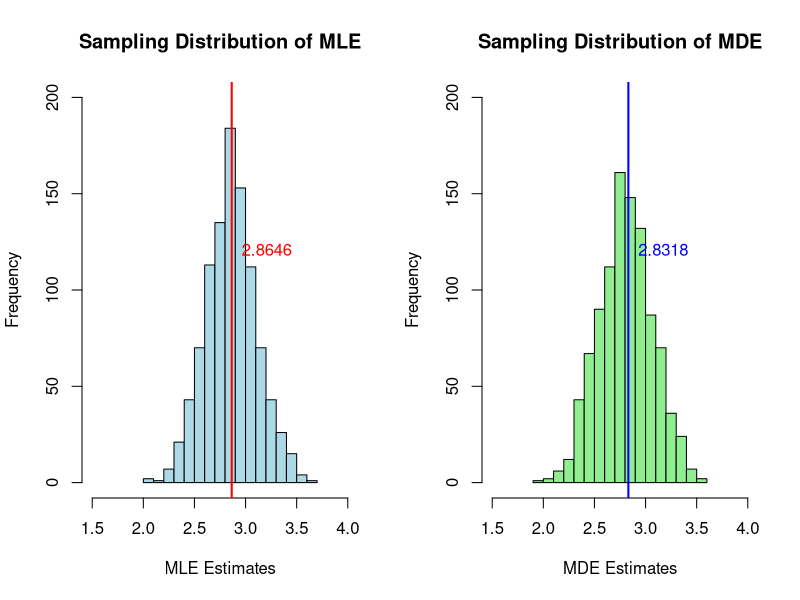

R code for this plot:
# Function to test if the convergence criteria is met
testConvergence <- function(thetaNew, thetaOld, tolerance = 1e-10, relative = FALSE) {
  # Calculate absolute difference and compare with tolerance
  sum(abs(thetaNew - thetaOld)) < if (relative)
    # For relative tolerance, scale by thetaOld's magnitude
    tolerance * sum(abs(thetaOld)) else tolerance
}

# Function to compute Empirical Cumulative Distribution Function (ECDF)
ecdf <- function(y) {
  n <- length(y)  # Get length of vector y
  ecdf_val <- numeric(n)  # Initialize an empty vector to store ECDF values
  
  # Calculate ECDF at each point in y
  for (i in 1:length(y)) {
    # Count all values <= current value y[i] and take the mean
    a <- ifelse(y <= y[i], 1, 0)
    mn <- mean(a)
    ecdf_val[i] <- mn  # Store ECDF value
  }
  return(ecdf_val)  # Return vector of ECDF values
}

# Factory function to create the psi and psiPrime functions used in minimum distance estimation (MDE)
createMDEPsiFns <- function(y) {
  n <- length(y)   # Length of input data y
  ecdf_v <- ecdf(y)  # Calculate the empirical CDF for y
  
  # Define the psi function based on input theta
  psi <- function(theta) {
    poisson_cdf <- ppois(y, theta)         # Calculate Poisson CDF for each y given theta
    poisson_m1 <- ppois(y - 1, theta)      # Poisson CDF shifted by 1 for calculating derivative
    (2 / n) * sum((poisson_cdf - ecdf_v) * (poisson_m1 - poisson_cdf))  # Compute psi
  }
  
  # Define the psiPrime function, the derivative of psi, for use in Newton's method
  psiPrime <- function(theta) {
    poisson_cdf <- ppois(y, theta)
    poisson_m1 <- ppois(y - 1, theta)
    poisson_m2 <- ppois(y - 2, theta)
    
    # Calculate the derivative using a second-order difference approximation
    (2 / n) * sum((poisson_m1 - poisson_cdf)^2 + 
                    (poisson_cdf - ecdf_v) * (poisson_m2 - 2 * poisson_m1 + poisson_cdf))
  }
  
  # Return both psi and psiPrime as a list
  list(psi = psi, psiPrime = psiPrime)
}

# Newton's method function to find the theta value that minimizes psi function
Newton <- function(theta = 0,
                   psiFn, 
                   psiPrimeFn, 
                   testConvergenceFn = testConvergence,
                   maxIterations = 100, 
                   tolerance = 1E-6,    
                   relative = FALSE) {

  converged <- FALSE  # Initialize convergence status as FALSE
  i <- 0              # Initialize iteration counter
  
  # Iterate until convergence criteria is met or maximum iterations reached
  while (!converged & i <= maxIterations) {
    # Update theta using Newton's update rule
    thetaNew <- theta - psiFn(theta) / psiPrimeFn(theta)
    
    # Check if updated theta has converged
    converged <- testConvergenceFn(thetaNew, theta,
                                   tolerance = tolerance,
                                   relative = relative)
    theta <- thetaNew  # Update theta for next iteration
    i <- i + 1         # Increment iteration counter
  }
  
  # Return theta value, convergence status, iteration count, and final psi value
  list(theta = theta,
       converged = converged,
       iteration = i,
       fnValue = psiFn(theta))
} 

# Load Edmonton Oilers game data and filter by "all" situations
edm_data <- read.csv("data/EDM.csv", 
                     header=TRUE, stringsAsFactors=TRUE)
new_edm <- subset(edm_data, situation == "all")  # Filter dataset for "all" situations
gF <- new_edm$goalsFor  # Extract 'goalsFor' column for analysis

# Calculate Maximum Likelihood Estimate (MLE) for theta
true_theta_mle <- mean(gF)

# Generate psi and psiPrime functions using createMDEPsiFns function
psis <- createMDEPsiFns(gF)

# Use Newton's method to find Minimum Distance Estimate (MDE), starting at MLE
result <- Newton(theta = true_theta_mle, psiFn = psis$psi, psiPrimeFn = psis$psiPrime)
true_theta_mde <- result$theta  # Store the MDE value for theta

# Set up for simulation study
n <- 1000                     # Number of samples to simulate
thou_samples_mle <- numeric(n) # Store MLE values
thou_samples_mde <- numeric(n) # Store MDE values

# Perform 1000 simulations to estimate sampling distributions of MLE and MDE
for (i in 1:n) {
  s <- sample(gF, size = 50, replace = FALSE)  # Take random sample of size 50 from data
  psis_s <- createMDEPsiFns(s)                 # Create psi functions for sample
  theta_mle <- mean(s)                         # Calculate MLE for sample
  theta_mde <- Newton(theta = theta_mle, psiFn = psis_s$psi, psiPrimeFn = psis_s$psiPrime)
  thou_samples_mle[i] <- theta_mle             # Store sample MLE
  thou_samples_mde[i] <- theta_mde$theta       # Store sample MDE
}

# Set up plot for side-by-side histograms of MLE and MDE distributions
par(mfrow = c(1, 2))

# Round true MLE and MDE for display in plots
round_mle <- round(true_theta_mle, 4)
round_mde <- round(true_theta_mde, 4)

# Plot histogram for the sampling distribution of MLE
hist(thou_samples_mle, breaks = 15, main = "Sampling Distribution of MLE",
     xlab = "MLE Estimates", col = "lightblue", border = "black", ylim= c(0,200), xlim = c(1.5, 4))
# Add vertical line for true MLE value
abline(v = true_theta_mle, col = "red", lwd = 2)
# Display true MLE value on plot
text(x = round_mle, y = 120, labels = paste(round_mle), col = "red", pos = 4)

# Plot histogram for the sampling distribution of MDE
hist(thou_samples_mde, breaks = 15, main = "Sampling Distribution of MDE",
     xlab = "MDE Estimates", col = "lightgreen", border = "black", ylim = c(0,200), xlim = c(1.5,4))
# Add vertical line for true MDE value
abline(v = true_theta_mde, col = "blue", lwd = 2)
# Display true MDE value on plot
text(x = round_mde, y = 120, labels = paste(round_mde), col = "blue", pos = 4)